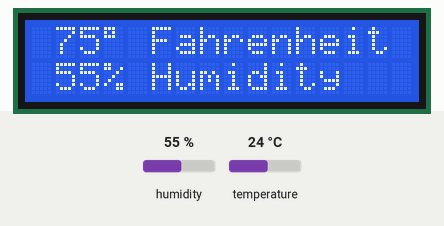
Recording of a sketch running on a simulated Arduino Uno, built with avr-gcc and run on an emulated ATmega328P. Parts: 16×2 character LCD. Inputs (shaded band) come from the test bench; at power-on: humidity 55 %, temperature 24 °C. What the sketch prints to the serial monitor is not drawn.

Above: at 1.2 s.
1.3 s: humidity set to 22 %
At 2.5 s:
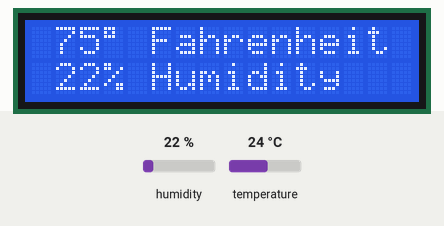
3.2 s: temperature set to 12 °C
At 4.8 s:
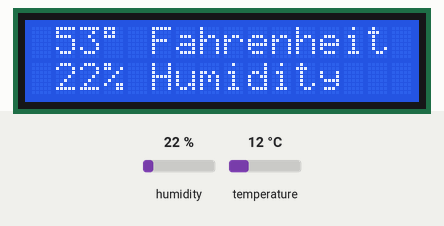
5.5 s: humidity set to 40 %
At 6.8 s:
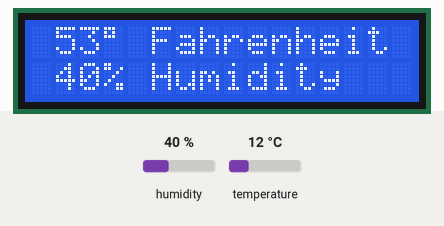
7.1 s: temperature set to 19 °C
At 8.1 s:
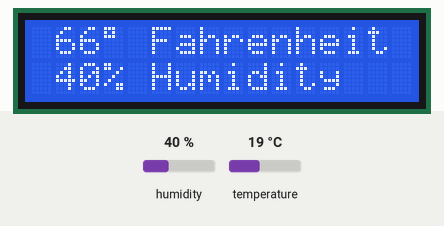
Timing chart, 0 to 10.1 s (numbered marks = the images above; inputs shaded):
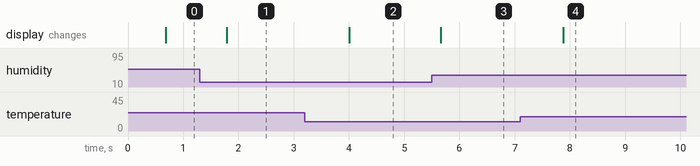

Measured:
- after the input at 1.3 s, the display: changes after 0.49 s (image 1)
- after the input at 3.2 s, the display: changes after 0.80 s (image 2)
- after the input at 5.5 s, the display: changes after 0.17 s (image 3)
- after the input at 7.1 s, the display: changes after 0.78 s (image 4)

The sketch:

tempDisplay.ino
```cpp
#include <dht11.h>
#define DHT11PIN 4


#include <Wire.h>
#include <LiquidCrystal_I2C.h>


LiquidCrystal_I2C lcd(0x27,16,2);
int tempF;

dht11 DHT11;

byte degrees[] = {
	0b11100,
	0b10100,
	0b11100,
	0b00000,
	0b00000,
	0b00000,
	0b00000,
	0b00000
};


void  setup()
{
  Serial.begin(9600);
  lcd.init();
  lcd.backlight();
  lcd.createChar(0, degrees);

}

void loop()
{
  Serial.println();

  tempF = (DHT11.temperature*1.8)+32;

  int chk = DHT11.read(DHT11PIN);

  Serial.print("Humidity (%): ");
  Serial.println((float)DHT11.humidity, 2);

  Serial.print("Temperature  (C): ");
  Serial.println((float)DHT11.temperature, 2);


  lcd.clear();
  lcd.setCursor(1,0);

  lcd.print(tempF);
  lcd.write(byte(0));
  lcd.setCursor(5,0);
  lcd.print("Fahrenheit");


  lcd.setCursor(1,1);

  lcd.print(DHT11.humidity);

  lcd.setCursor(3,1);
  lcd.print("% Humidity");


  delay(500);

}
```
